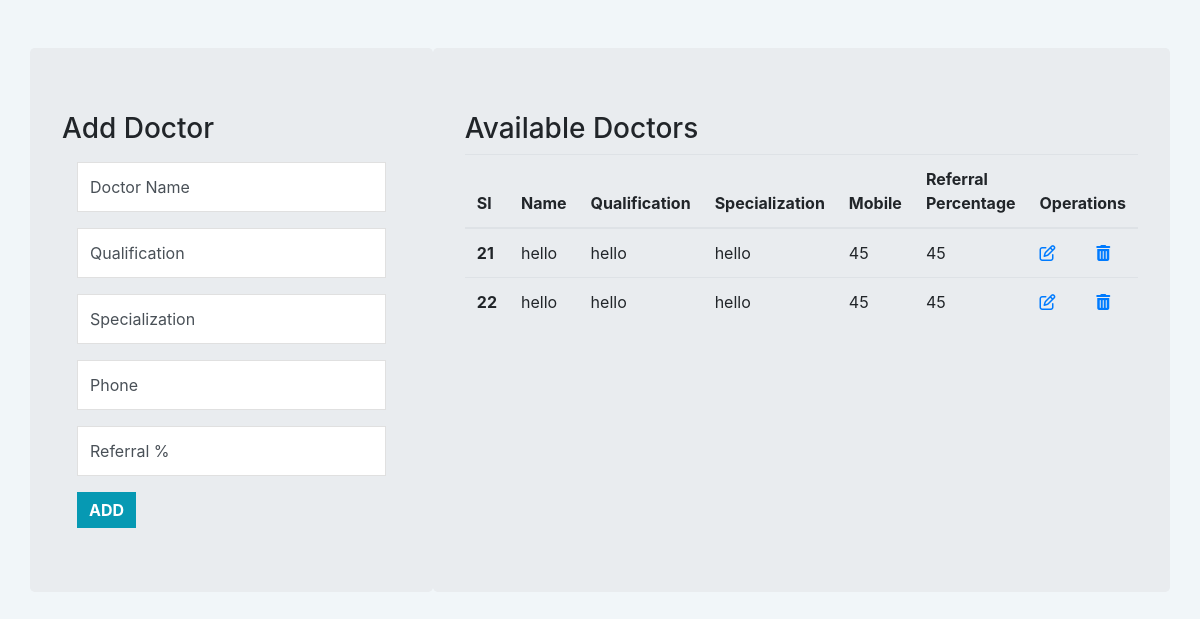
/doc.php, run on an earlier commit of the app's database.
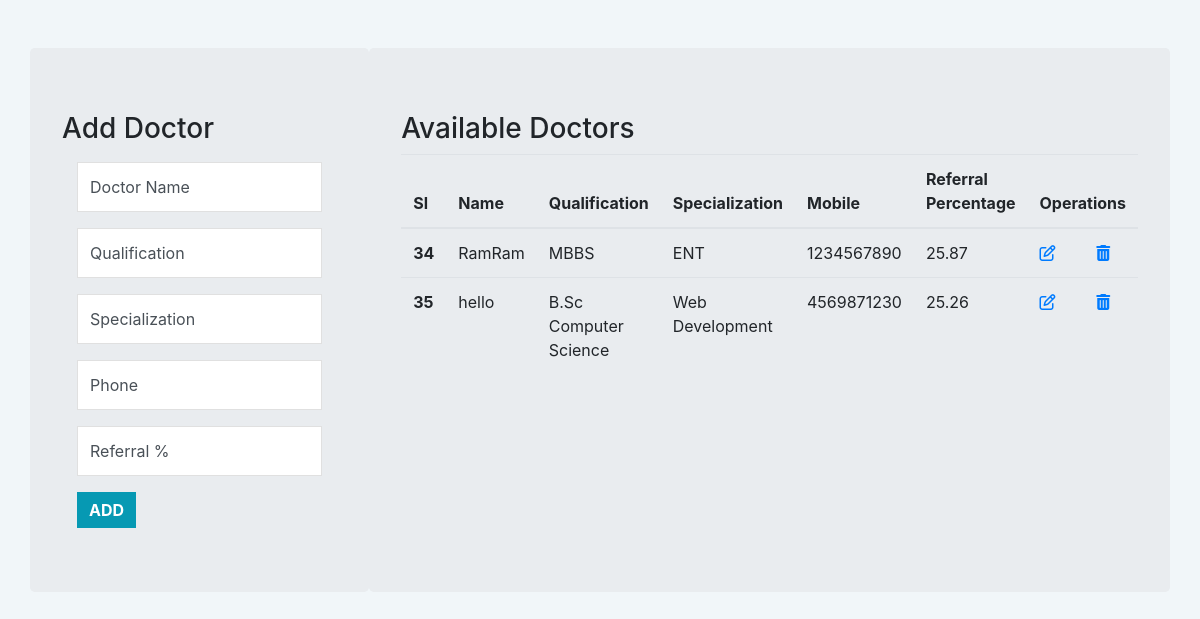
And on a later commit of the database.
### tables this page shows
CREATE TABLE `doctor` (
  `did` bigint(10) NOT NULL,
  `dname` varchar(50) NOT NULL,
  `mobile` bigint(10) NOT NULL,
  `quali` varchar(255) NOT NULL,
  `special` varchar(255) NOT NULL,
  `refcent` decimal(10,2) NOT NULL
);

### doc.php (the view, shortened to what the changed rows need)
<?php
   include 'assets/conn/conn.php';
?>
<!DOCTYPE html>
<html lang="en">
<head>
    <link rel="stylesheet" href="https://cdn.jsdelivr.net/npm/bootstrap@4.5.3/dist/css/bootstrap.min.css">
    <link rel="stylesheet" href="assets/css/style.css">
</head>
<body>
    <section>
        <div class="container my-5">
            <div class="row">
                <div class="col-md jumbotron doc-list ">
                    <table class="table ">
                        <thead>
                            <tr>
                                <th scope="col ">Sl</th>
                                <th scope="col ">Name</th>
                                <th scope="col ">Qualification</th>
                                <th scope="col ">Specialization</th>
                                <th scope="col ">Mobile</th>
                                <th scope="col ">Referral Percentage</th>
                                <th scope="col " colspan="2">Operations</th>
                            </tr>
                        </thead>
                        <tbody>
                        <?php
                            $selectquery = " select * from doctor ";
                            $query = mysqli_query($con,$selectquery);
                            while($res = mysqli_fetch_assoc($query)){
                            ?>
                                <tr>
                                    <th scope="row "><?php echo $res['did']; ?></th>
                                    <td><?php echo $res['dname']; ?></td>
                                    <td><?php echo $res['quali']; ?></td>
                                    <td><?php echo $res['special']; ?></td>
                                    <td><?php echo $res['mobile']; ?></td>
                                    <td><?php echo $res['refcent']; ?></td>
                                    <td><a href="assets/process/docUpdate.php?ids=<?php echo $res['did']?>&dn=<?php echo $res['dname']?>&qu=<?php echo $res['quali']?>&sp=<?php echo $res['special']?>&mb=<?php echo $res['mobile']?>&rc=<?php echo $res['refcent'] ?>"><i class="fa fa-edit" aria-hidden="true"></i></a></td>
                                    <td><a href="assets/process/docDel.php?ids=<?php echo $res['did']?>"><i class="fa fa-trash" aria-hidden="true"></i></a></td>
                                </tr>
                            <?php
                            }
                            ?>
                        </tbody>
                    </table>
                </div>
            </div>
    </section>
</body>
</html>

What changed in the data, as far as the page shows it:
removed doctor: did "21", dname "hello", quali "hello", special "hello", mobile "45", refcent "45"
removed doctor: did "22", dname "hello", quali "hello", special "hello", mobile "45", refcent "45"
added doctor: did "34", dname "RamRam", quali "MBBS", special "ENT", mobile "1234567890", refcent "25.87"
added doctor: did "35", dname "hello", quali "B.Sc Computer Science", special "Web Development", mobile "4569871230", refcent "25.26"
